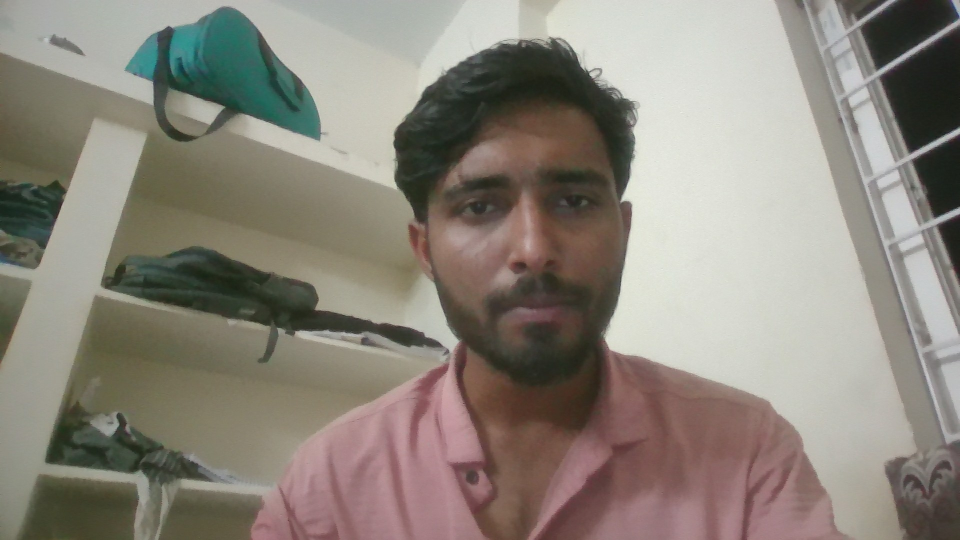
#> input picture students/kalyan.jpg, 1920 x 1080 px (shown at 1/2 size)
$ python facerecognition.py
#> lines starting #> are read from the running program, lines starting #| are printed output that depends on the picture; after the words box and inside, x2 and y2 are one past the last pixel; in counts of white or black regions, pixels touching at a corner belong together
### attendance.py
"""
attendance.py
Handles reading/writing the Attendance.csv file, preventing duplicate
same-day entries, opening the file for viewing, and cleaning up the
folder of captured "unknown face" images.
"""

import os
import csv
from datetime import datetime

ATTENDANCE_FILE = "Attendance.csv"
UNKNOWN_DIR = "unknown_faces"


def _ensure_file_exists():
    """Create Attendance.csv with a header row if it doesn't exist yet."""
    if not os.path.exists(ATTENDANCE_FILE):
        with open(ATTENDANCE_FILE, "w", newline="") as f:
            writer = csv.writer(f)
            writer.writerow(["Name", "Time", "Date"])


def _already_marked_today(name, today_str):
    """Check the CSV to see if `name` already has an entry for today's date."""
    if not os.path.exists(ATTENDANCE_FILE):
        return False

    with open(ATTENDANCE_FILE, "r", newline="") as f:
        reader = csv.reader(f)
        next(reader, None)  # skip header
        for row in reader:
            if len(row) >= 3 and row[0] == name and row[2] == today_str:
                return True
    return False


def mark(name):
    """
    Record attendance for `name` if they have not already been marked
    today. This avoids the old bug where the same person got logged
    dozens of times per second while the camera kept detecting them.
    """
    _ensure_file_exists()

    now = datetime.now()
    today_str = now.strftime("%d/%m/%Y")
    time_str = now.strftime("%H:%M:%S")

    if _already_marked_today(name, today_str):
        return False  # already marked, nothing to do

    with open(ATTENDANCE_FILE, "a", newline="") as f:
        writer = csv.writer(f)
        writer.writerow([name, time_str, today_str])

    print(f"[Attendance] Marked {name} present at {time_str} on {today_str}")
    return True


# [33 lines left out: functions open_attendance_file, clean_unknown, not called in this run]

### facerecognition.py
"""
facerecognition.py
Trains an OpenCV LBPH face recognizer on the images in students/,
then opens the webcam and marks attendance for anyone it recognizes
with reasonable confidence. Unrecognized faces get saved into
unknown_faces/ so you can review them later.
"""

import cv2
import os
import numpy as np
from datetime import datetime
import attendance

STUDENTS_DIR = "students"
UNKNOWN_DIR = "unknown_faces"
LOGS_DIR = "logs"

VALID_EXTENSIONS = (".jpg", ".jpeg", ".png")
RECOGNITION_SIZE = (200, 200)  # all training/detected faces are resized to this
CONFIDENCE_THRESHOLD = 80       # lower = stricter match required
UNKNOWN_SAVE_COOLDOWN_SECONDS = 5

os.makedirs(STUDENTS_DIR, exist_ok=True)
os.makedirs(UNKNOWN_DIR, exist_ok=True)
os.makedirs(LOGS_DIR, exist_ok=True)


def _load_training_data(face_detector):
    """Read every valid image in students/, find the face inside it with
    the SAME detector used on the live webcam feed, crop just that face,
    and resize it consistently. Training on a cropped face (not the whole
    photo) is essential — otherwise the recognizer compares a squashed
    full-body photo against a tightly-cropped webcam face and never
    matches, even for the right person."""
    faces = []
    labels = []
    label_map = {}

    student_files = [
        f for f in os.listdir(STUDENTS_DIR)
        if f.lower().endswith(VALID_EXTENSIONS)
    ]

    for i, filename in enumerate(student_files):
        path = os.path.join(STUDENTS_DIR, filename)
        img = cv2.imread(path, cv2.IMREAD_GRAYSCALE)
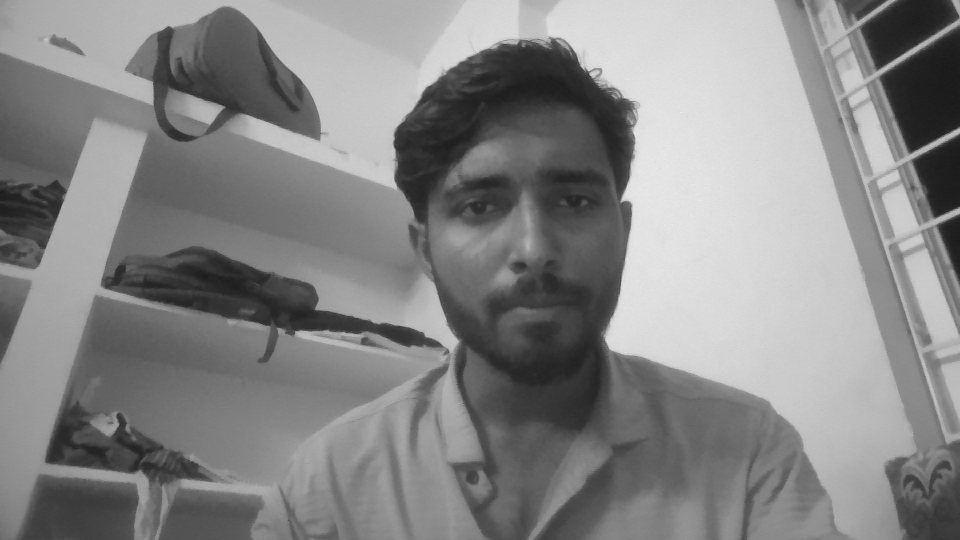
#> img: shape (1080, 1920) (shown at 1/2 size); min 18, max 239, mean 134

        if img is None:
            print(f"Skipping {filename} — could not be read as an image.")
            continue

        detected = face_detector.detectMultiScale(img, 1.3, 5)
#> detected = [[806, 214, 491, 491]]
        if len(detected) == 0:
            print(f"Skipping {filename} — no face detected in this photo. "
                  f"Use a clearer, front-facing photo.")
            continue

        # Use the largest detected face in the photo (in case of multiple).
        x, y, w, h = max(detected, key=lambda box: box[2] * box[3])
#> x = 806; y = 214; w = 491; h = 491
        face_crop = cv2.resize(img[y:y + h, x:x + w], RECOGNITION_SIZE)
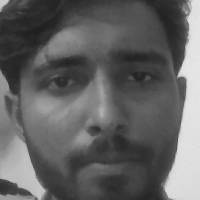
#> face_crop: shape (200, 200); min 30, max 233, mean 98.2

        faces.append(face_crop)
        labels.append(i)

        name = os.path.splitext(filename)[0]
        label_map[i] = name
#> pass 2 of the loop in _load_training_data, `for i, filename in enumerate(student_files):`:
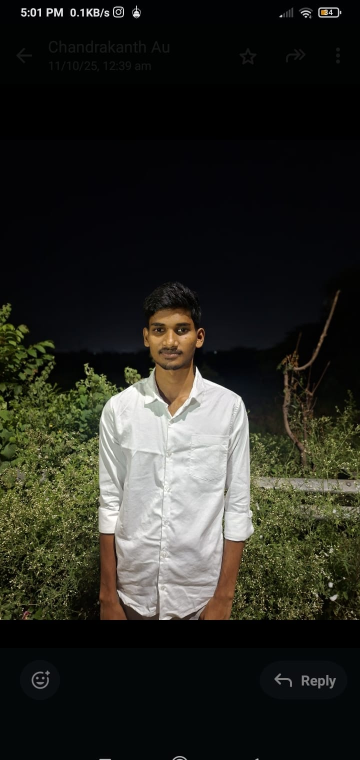
#> input picture students/krishna.jpg, 720 x 1520 px (shown at 1/2 size)
#> in _load_training_data, `img = cv2.imread(path, cv2.IMREAD_GRAYSCALE)`:
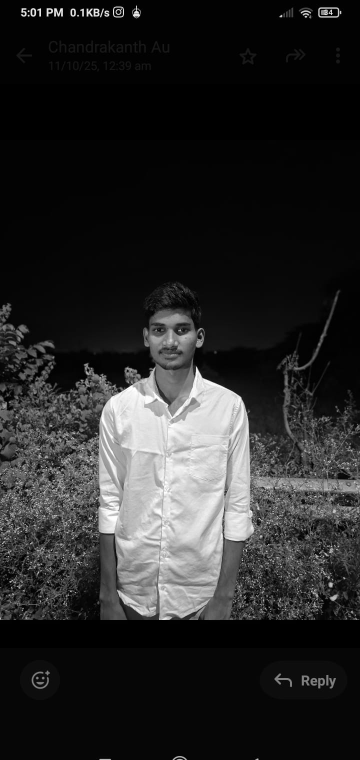
#> img: shape (1520, 720) (shown at 1/2 size); min 0, max 255, mean 40.4
#> detected = [[274, 609, 135, 135]]
#> in _load_training_data, `x, y, w, h = max(detected, key=lambda box: box[2] * box[3])`: x = 274; y = 609; w = 135
#> in _load_training_data, `face_crop = cv2.resize(img[y:y + h, x:x + w], RECOGNITION_SIZE)`:
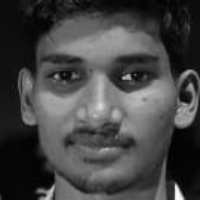
#> face_crop: shape (200, 200); min 0, max 255, mean 68.3

    return faces, labels, label_map


def start_recognition():
    try:
        recognizer = cv2.face.LBPHFaceRecognizer_create()
    except AttributeError:
        print("ERROR: cv2.face is not available.")
        print("You likely have 'opencv-python' installed instead of")
        print("'opencv-contrib-python'. Run:")
        print("    pip uninstall opencv-python")
        print("    pip install opencv-contrib-python")
        return

    face_detector = cv2.CascadeClassifier(
        cv2.data.haarcascades + "haarcascade_frontalface_default.xml"
    )

    faces, labels, label_map = _load_training_data(face_detector)
#> faces = 2 items; labels = [0, 1]; label_map = {0: 'kalyan', 1: 'krishna'}

    if len(faces) == 0:
        print(f"No usable student images found in '{STUDENTS_DIR}/'. "
              f"Add .jpg/.jpeg/.png photos named after each student "
              f"(e.g. kalyan.jpg) and try again.")
        return

    recognizer.train(faces, np.array(labels))

    # On Windows, the default camera backend (MSMF) is sometimes blocked
    # by privacy/driver issues even when the camera works fine elsewhere.
    # Forcing the older DirectShow backend usually gets around this.
    cap = cv2.VideoCapture(0, cv2.CAP_DSHOW)
    if not cap.isOpened():
        # Fall back to the default backend if DirectShow isn't available.
        cap = cv2.VideoCapture(0)
    if not cap.isOpened():
        print("ERROR: Could not open the webcam. Check that it's connected "
              "and not being used by another application.")
        return

    last_unknown_save = 0

    try:
        while True:
            ret, frame = cap.read()
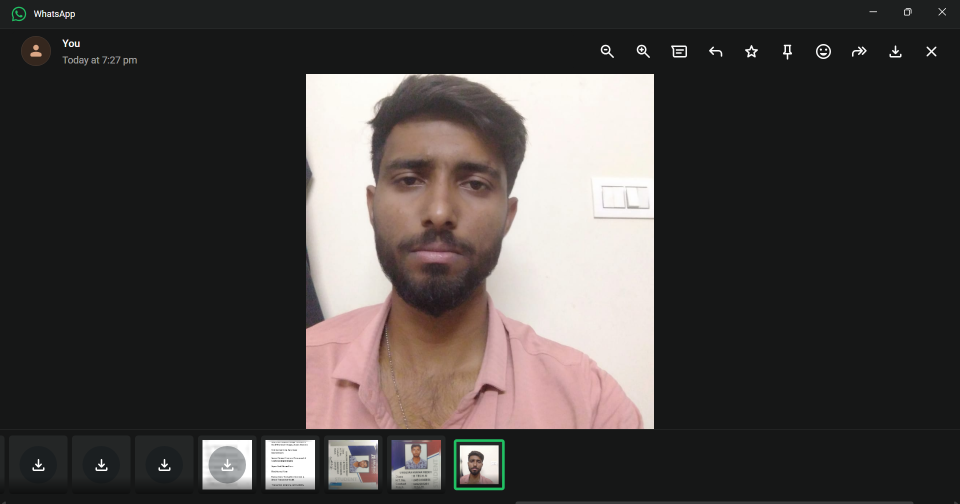
#> input picture kalyan.jpg, 1920 x 1008 px, given in place of the camera (shown at 1/2 size)
#> frame is the input picture: shape (1008, 1920, 3); mean B, G, R 65.2, 66.8, 71.1
            if not ret:
                print("Failed to read from webcam. Stopping.")
                break

            gray = cv2.cvtColor(frame, cv2.COLOR_BGR2GRAY)
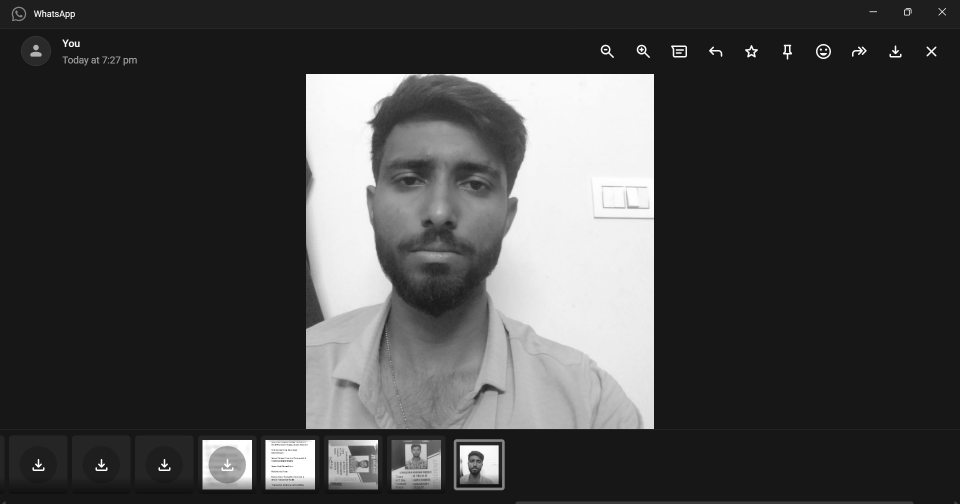
#> gray: shape (1008, 1920) (shown at 1/2 size); min 16, max 255, mean 68.1
            faces_detected = face_detector.detectMultiScale(gray, 1.3, 5)
#> faces_detected = [[933, 910, 36, 36], [698, 212, 369, 369]]

            for (x, y, w, h) in faces_detected:
                face_roi = cv2.resize(gray[y:y + h, x:x + w], RECOGNITION_SIZE)
                label, confidence = recognizer.predict(face_roi)

                if confidence < CONFIDENCE_THRESHOLD:
                    name = label_map[label]
                    attendance.mark(name)

                    cv2.putText(frame, f"{name} ({100 - int(confidence)}%)",
                                (x, y - 10), cv2.FONT_HERSHEY_SIMPLEX,
                                0.8, (0, 255, 0), 2)
                    cv2.rectangle(frame, (x, y), (x + w, y + h), (0, 255, 0), 2)
                else:
                    cv2.putText(frame, "Unknown", (x, y - 10),
                                cv2.FONT_HERSHEY_SIMPLEX, 0.8, (0, 0, 255), 2)
                    cv2.rectangle(frame, (x, y), (x + w, y + h), (0, 0, 255), 2)

                    now_ts = datetime.now().timestamp()
                    if now_ts - last_unknown_save > UNKNOWN_SAVE_COOLDOWN_SECONDS:
                        filename = f"unknown_{datetime.now().strftime('%Y%m%d_%H%M%S')}.jpg"
                        cv2.imwrite(os.path.join(UNKNOWN_DIR, filename),
                                    frame[y:y + h, x:x + w])
                        last_unknown_save = now_ts
#> this loop made 2 passes; (reads Attendance.csv from the repository)
#> (x, y, w, h, label, confidence, name, today_str in mark) on pass 2: (698, 212, 369, 369, 0, 63.47, 'kalyan', '20/11/2026')
#> (x, y, w, h, label, confidence, last_unknown_save) on pass 1: (933, 910, 36, 36, 0, 104.1, 1.8e+09)
#| [Attendance] Marked kalyan present at 11:46:24 on 20/11/2026
#> pass 1, in start_recognition, `face_roi = cv2.resize(gray[y:y + h, x:x + w], RECOGNITION_SIZE)`:
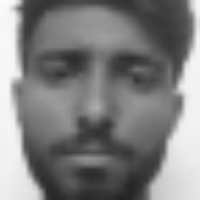
#> face_roi: shape (200, 200); min 36, max 250, mean 127.5
#> pass 1, in start_recognition, `cv2.imwrite(os.path.join(UNKNOWN_DIR, filename), frame[y:y + h, x:x + ..`:
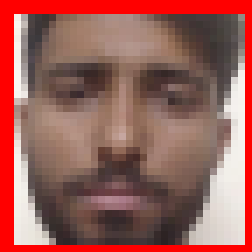
#> saved as unknown_20261120_114624.jpg: shape (36, 36, 3) (shown 7 times larger); mean B, G, R 88.7, 95.2, 155
#> after the loop:
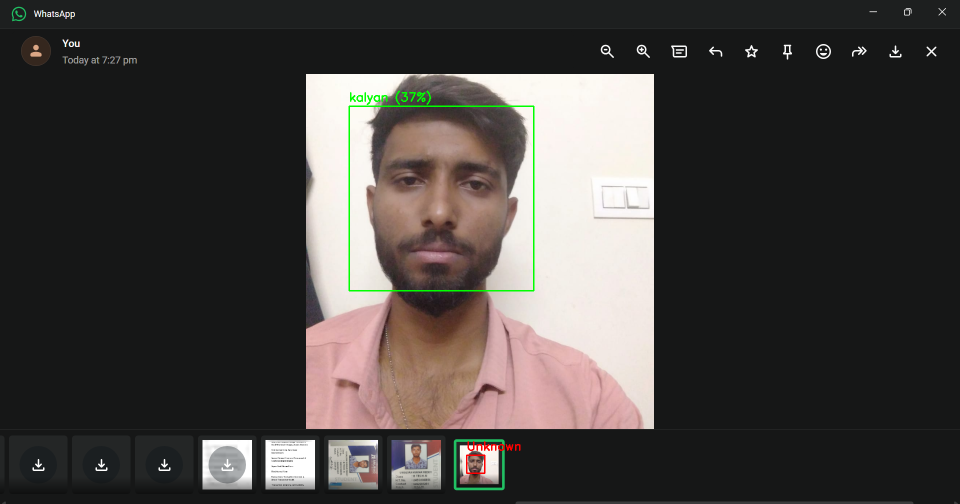
#> frame: shape (1008, 1920, 3) (shown at 1/2 size); 0.35% of pixels changed, all inside (x1, y1, x2, y2) = (697, 181, 1069, 948)
#> after the loop, filename = 'unknown_20261120_114624.jpg'; last_unknown_save = 1.8e+09

            cv2.imshow("Attendance System - press q to quit", frame)

            if cv2.waitKey(1) & 0xFF == ord("q"):
#> (key q is pressed here)
                break
    finally:
        cap.release()
        cv2.destroyAllWindows()


if __name__ == "__main__":
    start_recognition()
